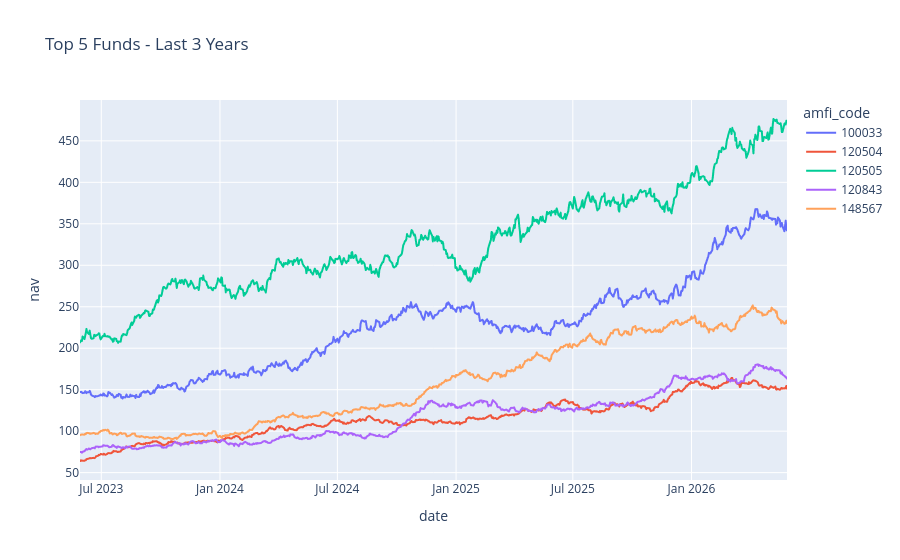

Write notebook code for a chart like this one.
### Code cell
fig = px.line(
    top5_nav,
    x='date',
    y='nav',
    color='amfi_code',
    title='Top 5 Funds - Last 3 Years'
)

fig.show()

### Figure 1 — Plotly figure (JSON) as saved in the notebook; plotly's stock layout.template omitted (floating-point values rounded to 4 significant figures; data arrays with more than 128 entries replaced by an {"elided": "..."} marker saying what was removed)
{"data": [{"hovertemplate": "amfi_code=100033<br>date=%{x}<br>nav=%{y}<extra></extra>", "legendgroup": "100033", "line": {"color": "#636efa", "dash": "solid"}, "marker": {"symbol": "circle"}, "mode": "lines", "name": "100033", "showlegend": true, "type": "scattergl", "x": {"elided": "785 str values"}, "xaxis": "x", "y": {"elided": "785 float values"}, "yaxis": "y"}, {"hovertemplate": "amfi_code=120504<br>date=%{x}<br>nav=%{y}<extra></extra>", "legendgroup": "120504", "line": {"color": "#EF553B", "dash": "solid"}, "marker": {"symbol": "circle"}, "mode": "lines", "name": "120504", "showlegend": true, "type": "scattergl", "x": {"elided": "785 str values"}, "xaxis": "x", "y": {"elided": "785 float values"}, "yaxis": "y"}, {"hovertemplate": "amfi_code=120505<br>date=%{x}<br>nav=%{y}<extra></extra>", "legendgroup": "120505", "line": {"color": "#00cc96", "dash": "solid"}, "marker": {"symbol": "circle"}, "mode": "lines", "name": "120505", "showlegend": true, "type": "scattergl", "x": {"elided": "785 str values"}, "xaxis": "x", "y": {"elided": "785 float values"}, "yaxis": "y"}, {"hovertemplate": "amfi_code=120843<br>date=%{x}<br>nav=%{y}<extra></extra>", "legendgroup": "120843", "line": {"color": "#ab63fa", "dash": "solid"}, "marker": {"symbol": "circle"}, "mode": "lines", "name": "120843", "showlegend": true, "type": "scattergl", "x": {"elided": "785 str values"}, "xaxis": "x", "y": {"elided": "785 float values"}, "yaxis": "y"}, {"hovertemplate": "amfi_code=148567<br>date=%{x}<br>nav=%{y}<extra></extra>", "legendgroup": "148567", "line": {"color": "#FFA15A", "dash": "solid"}, "marker": {"symbol": "circle"}, "mode": "lines", "name": "148567", "showlegend": true, "type": "scattergl", "x": {"elided": "785 str values"}, "xaxis": "x", "y": {"elided": "785 float values"}, "yaxis": "y"}], "layout": {"legend": {"title": {"text": "amfi_code"}, "tracegroupgap": 0}, "title": {"text": "Top 5 Funds - Last 3 Years"}, "xaxis": {"anchor": "y", "domain": [0, 1], "title": {"text": "date"}}, "yaxis": {"anchor": "x", "domain": [0, 1], "title": {"text": "nav"}}}}
